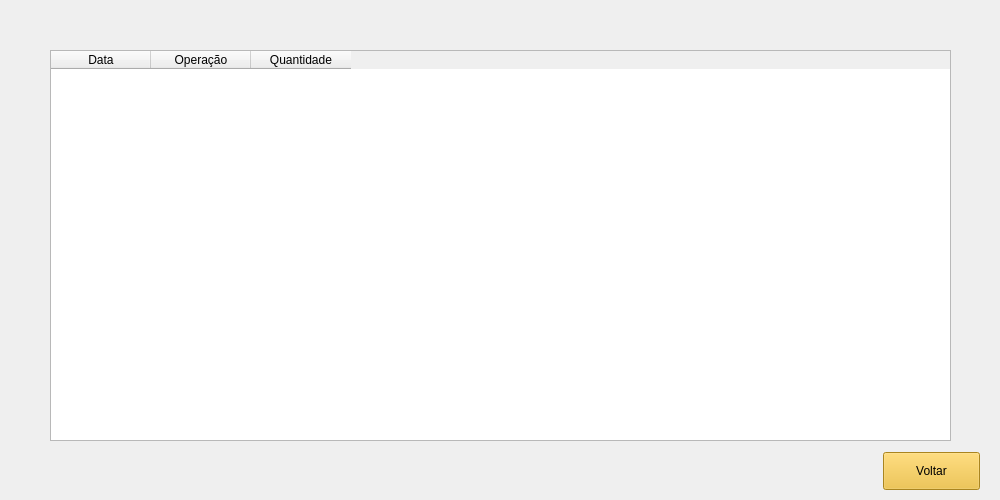
<?xml version="1.0" encoding="UTF-8"?>
<ui version="4.0">
 <class>MainWindow</class>
 <widget class="QMainWindow" name="MainWindow">
  <property name="geometry">
   <rect>
    <x>0</x>
    <y>0</y>
    <width>1000</width>
    <height>500</height>
   </rect>
  </property>
  <property name="minimumSize">
   <size>
    <width>1000</width>
    <height>500</height>
   </size>
  </property>
  <property name="maximumSize">
   <size>
    <width>1000</width>
    <height>500</height>
   </size>
  </property>
  <property name="windowTitle">
   <string>Extrato</string>
  </property>
  <widget class="QWidget" name="centralwidget">
   <widget class="QLabel" name="label">
    <property name="geometry">
     <rect>
      <x>0</x>
      <y>0</y>
      <width>1001</width>
      <height>501</height>
     </rect>
    </property>
    <property name="styleSheet">
     <string notr="true">background-image: url(:/Extrato/TelaExtrato.png);</string>
    </property>
    <property name="text">
     <string/>
    </property>
   </widget>
   <widget class="QTableWidget" name="tableWidget">
    <property name="geometry">
     <rect>
      <x>50</x>
      <y>50</y>
      <width>901</width>
      <height>391</height>
     </rect>
    </property>
    <column>
     <property name="text">
      <string>Data</string>
     </property>
    </column>
    <column>
     <property name="text">
      <string>Operação</string>
     </property>
    </column>
    <column>
     <property name="text">
      <string>Quantidade</string>
     </property>
    </column>
   </widget>
   <widget class="QPushButton" name="pushButton">
    <property name="geometry">
     <rect>
      <x>883</x>
      <y>452</y>
      <width>97</width>
      <height>38</height>
     </rect>
    </property>
    <property name="styleSheet">
     <string notr="true">background-color: rgb(238, 186, 43);</string>
    </property>
    <property name="text">
     <string>Voltar</string>
    </property>
   </widget>
  </widget>
 </widget>
 <resources>
  <include location="Images/Path.qrc"/>
 </resources>
 <connections/>
</ui>
